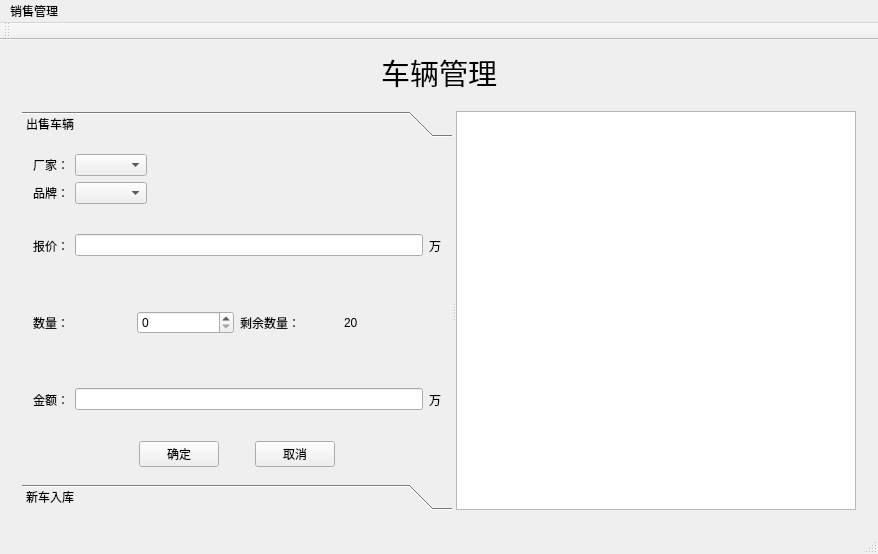
<?xml version="1.0" encoding="UTF-8"?>
<ui version="4.0">
 <class>MainWindow</class>
 <widget class="QMainWindow" name="MainWindow">
  <property name="geometry">
   <rect>
    <x>0</x>
    <y>0</y>
    <width>878</width>
    <height>554</height>
   </rect>
  </property>
  <property name="sizePolicy">
   <sizepolicy hsizetype="Expanding" vsizetype="Preferred">
    <horstretch>0</horstretch>
    <verstretch>0</verstretch>
   </sizepolicy>
  </property>
  <property name="minimumSize">
   <size>
    <width>200</width>
    <height>0</height>
   </size>
  </property>
  <property name="windowTitle">
   <string>MainWindow</string>
  </property>
  <widget class="QWidget" name="centralWidget">
   <layout class="QGridLayout" name="gridLayout">
    <item row="0" column="0">
     <spacer name="horizontalSpacer">
      <property name="orientation">
       <enum>Qt::Horizontal</enum>
      </property>
      <property name="sizeHint" stdset="0">
       <size>
        <width>342</width>
        <height>20</height>
       </size>
      </property>
     </spacer>
    </item>
    <item row="0" column="1">
     <widget class="QLabel" name="label">
      <property name="font">
       <font>
        <family>楷体</family>
        <pointsize>22</pointsize>
       </font>
      </property>
      <property name="text">
       <string>车辆管理</string>
      </property>
     </widget>
    </item>
    <item row="0" column="2">
     <spacer name="horizontalSpacer_2">
      <property name="orientation">
       <enum>Qt::Horizontal</enum>
      </property>
      <property name="sizeHint" stdset="0">
       <size>
        <width>342</width>
        <height>20</height>
       </size>
      </property>
     </spacer>
    </item>
    <item row="1" column="0" colspan="3">
     <widget class="QStackedWidget" name="stackedWidget">
      <property name="sizePolicy">
       <sizepolicy hsizetype="Expanding" vsizetype="Preferred">
        <horstretch>0</horstretch>
        <verstretch>0</verstretch>
       </sizepolicy>
      </property>
      <property name="minimumSize">
       <size>
        <width>200</width>
        <height>0</height>
       </size>
      </property>
      <property name="currentIndex">
       <number>0</number>
      </property>
      <widget class="QWidget" name="car">
       <layout class="QGridLayout" name="gridLayout_2">
        <item row="0" column="0">
         <widget class="QSplitter" name="splitter">
          <property name="orientation">
           <enum>Qt::Horizontal</enum>
          </property>
          <widget class="QToolBox" name="toolBox">
           <property name="sizePolicy">
            <sizepolicy hsizetype="Expanding" vsizetype="Preferred">
             <horstretch>0</horstretch>
             <verstretch>0</verstretch>
            </sizepolicy>
           </property>
           <property name="minimumSize">
            <size>
             <width>200</width>
             <height>0</height>
            </size>
           </property>
           <property name="currentIndex">
            <number>0</number>
           </property>
           <widget class="QWidget" name="sellCarPage">
            <property name="geometry">
             <rect>
              <x>0</x>
              <y>0</y>
              <width>428</width>
              <height>341</height>
             </rect>
            </property>
            <attribute name="label">
             <string>出售车辆</string>
            </attribute>
            <layout class="QGridLayout" name="gridLayout_3">
             <item row="0" column="0">
              <layout class="QHBoxLayout" name="horizontalLayout">
               <item>
                <widget class="QLabel" name="label_2">
                 <property name="text">
                  <string>厂家：</string>
                 </property>
                </widget>
               </item>
               <item>
                <widget class="QComboBox" name="comboBoxFactory"/>
               </item>
               <item>
                <spacer name="horizontalSpacer_3">
                 <property name="orientation">
                  <enum>Qt::Horizontal</enum>
                 </property>
                 <property name="sizeHint" stdset="0">
                  <size>
                   <width>116</width>
                   <height>20</height>
                  </size>
                 </property>
                </spacer>
               </item>
              </layout>
             </item>
             <item row="1" column="0">
              <layout class="QHBoxLayout" name="horizontalLayout_2">
               <item>
                <widget class="QLabel" name="label_3">
                 <property name="text">
                  <string>品牌：</string>
                 </property>
                </widget>
               </item>
               <item>
                <widget class="QComboBox" name="comboBoxBrand"/>
               </item>
               <item>
                <spacer name="horizontalSpacer_4">
                 <property name="orientation">
                  <enum>Qt::Horizontal</enum>
                 </property>
                 <property name="sizeHint" stdset="0">
                  <size>
                   <width>116</width>
                   <height>20</height>
                  </size>
                 </property>
                </spacer>
               </item>
              </layout>
             </item>
             <item row="2" column="0">
              <layout class="QHBoxLayout" name="horizontalLayout_3">
               <item>
                <widget class="QLabel" name="label_4">
                 <property name="text">
                  <string>报价：</string>
                 </property>
                </widget>
               </item>
               <item>
                <widget class="QLineEdit" name="lineEditPrice">
                 <property name="readOnly">
                  <bool>true</bool>
                 </property>
                </widget>
               </item>
               <item>
                <widget class="QLabel" name="label_5">
                 <property name="text">
                  <string>万</string>
                 </property>
                </widget>
               </item>
              </layout>
             </item>
             <item row="3" column="0">
              <layout class="QHBoxLayout" name="horizontalLayout_4">
               <item>
                <widget class="QLabel" name="label_6">
                 <property name="text">
                  <string>数量：</string>
                 </property>
                </widget>
               </item>
               <item>
                <widget class="QSpinBox" name="spinBox"/>
               </item>
               <item>
                <widget class="QLabel" name="label_7">
                 <property name="text">
                  <string>剩余数量：</string>
                 </property>
                </widget>
               </item>
               <item>
                <widget class="QLabel" name="labelLast">
                 <property name="text">
                  <string>20</string>
                 </property>
                </widget>
               </item>
              </layout>
             </item>
             <item row="4" column="0">
              <layout class="QHBoxLayout" name="horizontalLayout_5">
               <item>
                <widget class="QLabel" name="label_10">
                 <property name="text">
                  <string>金额：</string>
                 </property>
                </widget>
               </item>
               <item>
                <widget class="QLineEdit" name="lineEditTotal"/>
               </item>
               <item>
                <widget class="QLabel" name="label_11">
                 <property name="text">
                  <string>万</string>
                 </property>
                </widget>
               </item>
              </layout>
             </item>
             <item row="5" column="0">
              <layout class="QHBoxLayout" name="horizontalLayout_6">
               <item>
                <spacer name="horizontalSpacer_8">
                 <property name="orientation">
                  <enum>Qt::Horizontal</enum>
                 </property>
                 <property name="sizeHint" stdset="0">
                  <size>
                   <width>114</width>
                   <height>17</height>
                  </size>
                 </property>
                </spacer>
               </item>
               <item>
                <widget class="QPushButton" name="buttonSure">
                 <property name="text">
                  <string>确定</string>
                 </property>
                </widget>
               </item>
               <item>
                <spacer name="horizontalSpacer_7">
                 <property name="orientation">
                  <enum>Qt::Horizontal</enum>
                 </property>
                 <property name="sizeHint" stdset="0">
                  <size>
                   <width>39</width>
                   <height>17</height>
                  </size>
                 </property>
                </spacer>
               </item>
               <item>
                <widget class="QPushButton" name="buttonCancel">
                 <property name="text">
                  <string>取消</string>
                 </property>
                </widget>
               </item>
               <item>
                <spacer name="horizontalSpacer_9">
                 <property name="orientation">
                  <enum>Qt::Horizontal</enum>
                 </property>
                 <property name="sizeHint" stdset="0">
                  <size>
                   <width>114</width>
                   <height>17</height>
                  </size>
                 </property>
                </spacer>
               </item>
              </layout>
             </item>
            </layout>
           </widget>
           <widget class="QWidget" name="inCallPage">
            <property name="geometry">
             <rect>
              <x>0</x>
              <y>0</y>
              <width>452</width>
              <height>320</height>
             </rect>
            </property>
            <attribute name="label">
             <string>新车入库</string>
            </attribute>
            <layout class="QVBoxLayout" name="verticalLayout">
             <item>
              <widget class="QTableView" name="tableView"/>
             </item>
             <item>
              <spacer name="horizontalSpacer_12">
               <property name="orientation">
                <enum>Qt::Horizontal</enum>
               </property>
               <property name="sizeHint" stdset="0">
                <size>
                 <width>3</width>
                 <height>20</height>
                </size>
               </property>
              </spacer>
             </item>
             <item>
              <layout class="QHBoxLayout" name="horizontalLayout_7">
               <item>
                <spacer name="horizontalSpacer_6">
                 <property name="orientation">
                  <enum>Qt::Horizontal</enum>
                 </property>
                 <property name="sizeHint" stdset="0">
                  <size>
                   <width>18</width>
                   <height>20</height>
                  </size>
                 </property>
                </spacer>
               </item>
               <item>
                <widget class="QPushButton" name="btnAdd">
                 <property name="text">
                  <string>添加</string>
                 </property>
                </widget>
               </item>
               <item>
                <spacer name="horizontalSpacer_10">
                 <property name="orientation">
                  <enum>Qt::Horizontal</enum>
                 </property>
                 <property name="sizeHint" stdset="0">
                  <size>
                   <width>18</width>
                   <height>20</height>
                  </size>
                 </property>
                </spacer>
               </item>
               <item>
                <widget class="QPushButton" name="btnDel">
                 <property name="text">
                  <string>删除</string>
                 </property>
                </widget>
               </item>
               <item>
                <spacer name="horizontalSpacer_11">
                 <property name="orientation">
                  <enum>Qt::Horizontal</enum>
                 </property>
                 <property name="sizeHint" stdset="0">
                  <size>
                   <width>18</width>
                   <height>20</height>
                  </size>
                 </property>
                </spacer>
               </item>
               <item>
                <widget class="QPushButton" name="btnCommit">
                 <property name="text">
                  <string>提交</string>
                 </property>
                </widget>
               </item>
               <item>
                <spacer name="horizontalSpacer_15">
                 <property name="orientation">
                  <enum>Qt::Horizontal</enum>
                 </property>
                 <property name="sizeHint" stdset="0">
                  <size>
                   <width>18</width>
                   <height>20</height>
                  </size>
                 </property>
                </spacer>
               </item>
               <item>
                <widget class="QPushButton" name="btnCannel">
                 <property name="text">
                  <string>撤销</string>
                 </property>
                </widget>
               </item>
               <item>
                <spacer name="horizontalSpacer_16">
                 <property name="orientation">
                  <enum>Qt::Horizontal</enum>
                 </property>
                 <property name="sizeHint" stdset="0">
                  <size>
                   <width>18</width>
                   <height>20</height>
                  </size>
                 </property>
                </spacer>
               </item>
              </layout>
             </item>
            </layout>
           </widget>
          </widget>
          <widget class="QTextEdit" name="textEdit">
           <property name="minimumSize">
            <size>
             <width>400</width>
             <height>0</height>
            </size>
           </property>
           <property name="readOnly">
            <bool>true</bool>
           </property>
          </widget>
         </widget>
        </item>
       </layout>
      </widget>
      <widget class="QWidget" name="calc">
       <layout class="QGridLayout" name="gridLayout_6">
        <item row="0" column="0">
         <layout class="QHBoxLayout" name="horizontalLayout_13">
          <item>
           <widget class="QLabel" name="label_8">
            <property name="text">
             <string>厂家：</string>
            </property>
           </widget>
          </item>
          <item>
           <widget class="QComboBox" name="cbBFactory"/>
          </item>
         </layout>
        </item>
        <item row="0" column="1">
         <spacer name="horizontalSpacer_13">
          <property name="orientation">
           <enum>Qt::Horizontal</enum>
          </property>
          <property name="sizeHint" stdset="0">
           <size>
            <width>263</width>
            <height>20</height>
           </size>
          </property>
         </spacer>
        </item>
        <item row="0" column="2">
         <layout class="QHBoxLayout" name="horizontalLayout_14">
          <item>
           <widget class="QLabel" name="label_20">
            <property name="text">
             <string>品牌：</string>
            </property>
           </widget>
          </item>
          <item>
           <widget class="QComboBox" name="cbBBrand"/>
          </item>
         </layout>
        </item>
        <item row="0" column="3">
         <spacer name="horizontalSpacer_14">
          <property name="orientation">
           <enum>Qt::Horizontal</enum>
          </property>
          <property name="sizeHint" stdset="0">
           <size>
            <width>262</width>
            <height>20</height>
           </size>
          </property>
         </spacer>
        </item>
        <item row="1" column="0" colspan="2">
         <widget class="QFrame" name="frame">
          <property name="sizePolicy">
           <sizepolicy hsizetype="Expanding" vsizetype="Expanding">
            <horstretch>0</horstretch>
            <verstretch>0</verstretch>
           </sizepolicy>
          </property>
          <property name="frameShape">
           <enum>QFrame::StyledPanel</enum>
          </property>
          <property name="frameShadow">
           <enum>QFrame::Plain</enum>
          </property>
          <layout class="QGridLayout" name="gridLayout_7">
           <item row="0" column="0">
            <widget class="QLabel" name="label_21">
             <property name="font">
              <font>
               <family>楷体</family>
               <pointsize>14</pointsize>
              </font>
             </property>
             <property name="text">
              <string>厂家品牌</string>
             </property>
             <property name="alignment">
              <set>Qt::AlignCenter</set>
             </property>
            </widget>
           </item>
           <item row="1" column="0">
            <widget class="Histogram" name="widgetHistogram" native="true">
             <property name="sizePolicy">
              <sizepolicy hsizetype="Expanding" vsizetype="Expanding">
               <horstretch>0</horstretch>
               <verstretch>0</verstretch>
              </sizepolicy>
             </property>
            </widget>
           </item>
          </layout>
         </widget>
        </item>
        <item row="1" column="2" colspan="2">
         <widget class="QFrame" name="frame_2">
          <property name="sizePolicy">
           <sizepolicy hsizetype="Expanding" vsizetype="Expanding">
            <horstretch>0</horstretch>
            <verstretch>0</verstretch>
           </sizepolicy>
          </property>
          <property name="frameShape">
           <enum>QFrame::StyledPanel</enum>
          </property>
          <property name="frameShadow">
           <enum>QFrame::Plain</enum>
          </property>
          <layout class="QGridLayout" name="gridLayout_8">
           <item row="0" column="0">
            <widget class="QLabel" name="label_22">
             <property name="font">
              <font>
               <family>楷体</family>
               <pointsize>14</pointsize>
              </font>
             </property>
             <property name="text">
              <string>品牌车辆</string>
             </property>
             <property name="alignment">
              <set>Qt::AlignCenter</set>
             </property>
            </widget>
           </item>
           <item row="1" column="0">
            <widget class="Pie" name="widgetPie" native="true">
             <property name="sizePolicy">
              <sizepolicy hsizetype="Expanding" vsizetype="Expanding">
               <horstretch>0</horstretch>
               <verstretch>0</verstretch>
              </sizepolicy>
             </property>
            </widget>
           </item>
          </layout>
         </widget>
        </item>
       </layout>
      </widget>
     </widget>
    </item>
   </layout>
  </widget>
  <widget class="QMenuBar" name="menuBar">
   <property name="geometry">
    <rect>
     <x>0</x>
     <y>0</y>
     <width>878</width>
     <height>26</height>
    </rect>
   </property>
   <widget class="QMenu" name="menu">
    <property name="title">
     <string>销售管理</string>
    </property>
    <addaction name="actionCar"/>
    <addaction name="actionCalc"/>
   </widget>
   <addaction name="menu"/>
  </widget>
  <widget class="QToolBar" name="mainToolBar">
   <attribute name="toolBarArea">
    <enum>TopToolBarArea</enum>
   </attribute>
   <attribute name="toolBarBreak">
    <bool>false</bool>
   </attribute>
  </widget>
  <widget class="QStatusBar" name="statusBar"/>
  <action name="actionCar">
   <property name="text">
    <string>车辆管理</string>
   </property>
  </action>
  <action name="actionCalc">
   <property name="text">
    <string>销售统计</string>
   </property>
  </action>
 </widget>
 <layoutdefault spacing="6" margin="11"/>
 <customwidgets>
  <customwidget>
   <class>Pie</class>
   <extends>QWidget</extends>
   <header location="global">pie.h</header>
   <container>1</container>
  </customwidget>
  <customwidget>
   <class>Histogram</class>
   <extends>QWidget</extends>
   <header location="global">histogram.h</header>
   <container>1</container>
  </customwidget>
 </customwidgets>
 <resources/>
 <connections/>
</ui>
